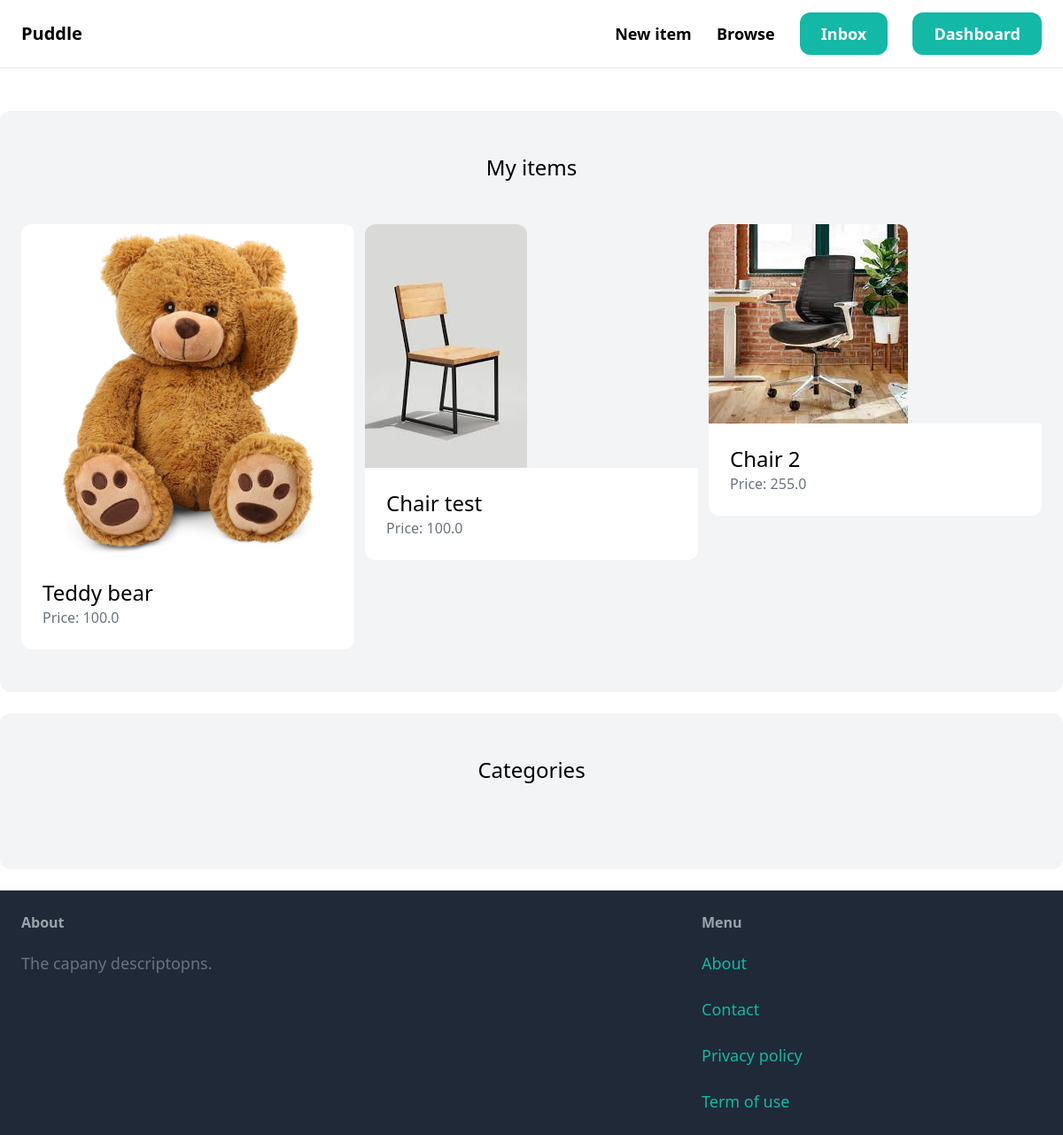
The page /dashboard/ (signed in) on the database its author committed.
### item/models.py (models this page shows, shortened)
class Item(models.Model):
    category = models.ForeignKey(Category, related_name='items', on_delete=models.CASCADE)
    name = models.CharField(max_length=255)
    description = models.TextField(blank=True, null=True)
    price = models.FloatField()
    image = models.ImageField(upload_to='item_images', blank=True, null=True)
    is_sold = models.BooleanField(default=False)
    created_by = models.ForeignKey(User, related_name='items', on_delete=models.CASCADE)
    created_at = models.DateTimeField(auto_now_add=True)

### dashboard/views.py (the view)
# urls.py: path('', views.index, name='index'),
@login_required
def index(request):
    items = Item.objects.filter(created_by=request.user)
    return render(request, 'dashboard/index.html', {
        'items' : items,
    })

### dashboard/templates/dashboard/index.html (shortened to what this page needs)
{% extends 'core/base.html' %}
{% block content %}
    <div class="mt-6 px-6 py-12 bg-gray-100 rounded-xl">
        <h2 class="mb-12 text-2xl text-center">My items</h2>
        <div class="grid grid-cols-3 gap-3">
            {% for item in items %}
                <div>
                    <a href="{% url 'item:detail' item.id %}">
                        <div>
                            <img src="{{item.image.url}}" class="rounded-t-xl">
                        </div>
                        <div class="p-6 bg-white rounded-b-xl">
                            <h2 class="text-2xl">{{ item.name }}</h2>
                            <p class="text-gray-500">Price: {{ item.price }}</p>
                        </div>
                    </a>
                </div>
            {% endfor %}
        </div>
    </div>
    <div class="mt-6 px-6 py-12 bg-gray-100 rounded-xl">
        <h2 class="mb-12 text-2xl text-center">Categories</h2>
    </div>
{% endblock %}

### rows shown on the page
Item: image (picture), name "Teddy bear", price "100.0"
Item: image (picture), name "Chair test", price "100.0"
Item: image (picture), name "Chair 2", price "255.0"
